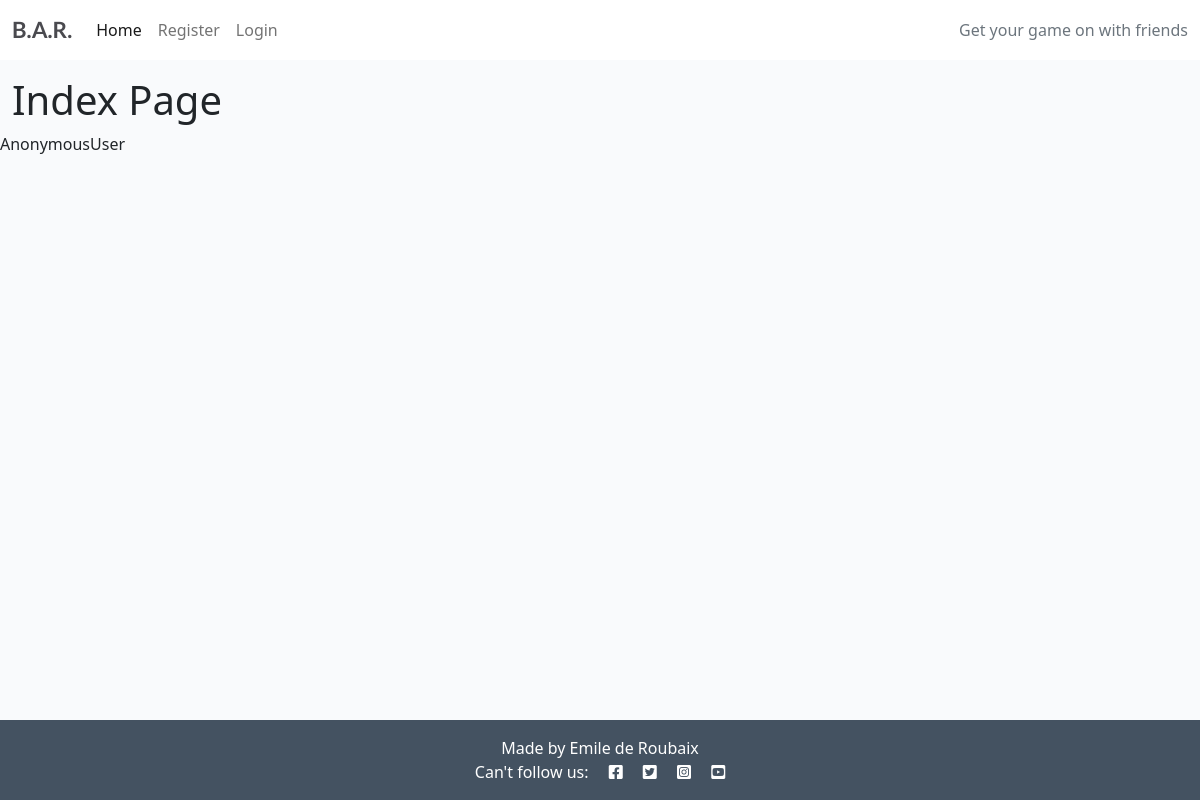
Before: / with the older database file.
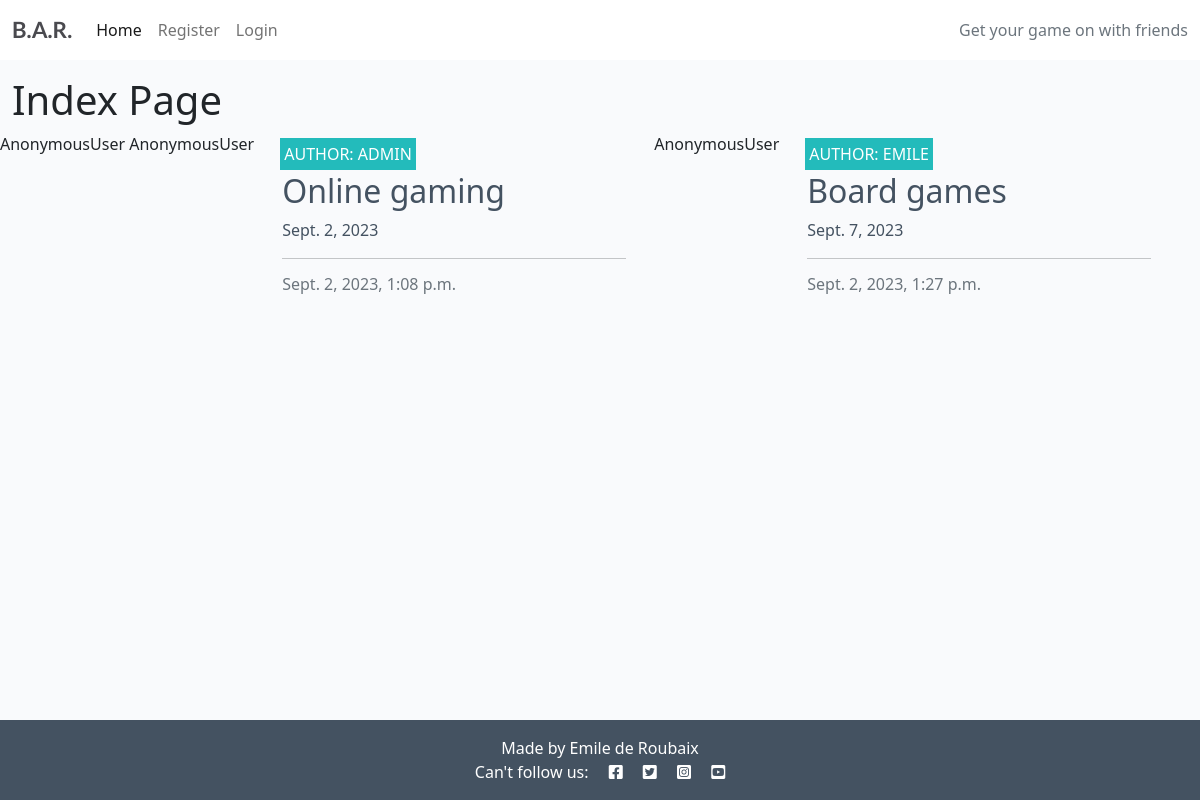
After: the same page with the newer database file.
### game_dates/models.py (models this page shows, shortened)
class Appointment(models.Model):
    user = models.ForeignKey(
        User, on_delete=models.CASCADE, null=True, blank=True)
    type = models.CharField(
        max_length=50, choices=SERVICE_CHOICES, default="Online gaming")
    day = models.DateField(default=datetime.now)
    time = models.CharField(
        max_length=24, choices=TIME_CHOICES)
    updated_on = models.DateTimeField(auto_now=True)
    content = models.TextField()
    created_on = models.DateTimeField(auto_now_add=True)
    approved = models.BooleanField(default=True)
    class Meta:
        ordering = ["-created_on"]

### game_dates/views.py (the view)
# urls.py: path('', views.index, name='index'),
def index(request):
    user = request.user
    appointments = Appointment.objects.order_by('day')
    return render(request, "index.html", {
        'appointments': appointments,
        'user': user,
    })

### game_dates/templates/index.html (shortened to what this page needs)
{% extends "base.html" %}
{% block content %}
<div class="container-fluid">
    <div class="row">
        <div class="col-12 mt-3 left">
            <div class="row">
                <h1>Index Page</h1>
                {{ user }}
                {% for appointment in appointments %}
                {{ user }}
                <div class="col-md-4">
                    <div class="card mb-4">
                        <div class="card-body">
                            <div class="image-container">
                                <div class="image-flash">
                                    <p class="author">Author: {{ appointment.user }}</p>
                                </div>
                            </div>
                            <a href="#" class="post-link">
                                <h2 class="card-title">{{ appointment.type }}</h2>
                                <p class="card-text">{{ appointment.day }}</p>
                            </a>
                            <hr />
                            <p class="card-text text-muted h6">{{ appointment.created_on }}
                        </div>
                    </div>
                </div>
                {% endfor %}
            </div>
        </div>
    </div>
</div>
{%endblock%}

### game_dates/templates/base.html (shortened to what this page needs)
{% load static %}
<!DOCTYPE html>
<html class="h-100">
<head>
    <link rel="stylesheet" href="https://cdnjs.cloudflare.com/ajax/libs/font-awesome/5.15.3/css/all.min.css">
    <link href="https://cdn.jsdelivr.net/npm/bootstrap@5.0.1/dist/css/bootstrap.min.css" rel="stylesheet"
>
    <link rel="stylesheet" href="{% static 'css/style.css' %}">
</head>
<body class="d-flex flex-column h-100 main-bg">
    <nav class="navbar navbar-expand-lg navbar-light bg-white">
        <div class="container-fluid">
            <a class="navbar-brand" href="#"><span class="brand">B.A.R.</span></a>
            <div class="collapse navbar-collapse" id="navbarText">
                <ul class="navbar-nav me-auto mb-2 mb-lg-0">
                    <li class="nav-item">
                        <a class="nav-link active" aria-current="page" href="{% url 'index' %}">Home</a>
                    </li>
                    {% if user.is_authenticated %}
                    <li class="nav-item">
                        <a class="nav-link" href="{% url 'booking' %}">Add Event</a>
                    </li>
                    <li class="nav-item">
                        <a class="nav-link" href="{% url 'organiserPanel' %}">Organiser's Panel</a>
                    </li>
                    <li class="nav-item dropdown">
                        <a class="nav-link active dropdown-toggle cHover" href="#" role="button" data-bs-toggle="dropdown" aria-expanded="false">
                          User
                        </a>
                        <ul class="dropdown-menu  border zNav">
                          <li><a class="dropdown-item" href="{% url 'userPanel' %}">User Panel</a></li>
                          <li><hr class=""></li>
                          <li><a class="dropdown-item" href="{% url 'logout' %}">Logout</a></li>
                        </ul>
                    </li>
                    {% else %}
                    <li class="nav-item">
                        <a class="nav-link" href="{% url 'register_user' %}">Register</a>
                    </li>
                    <li class="nav-item">
                        <a class="nav-link" href="{% url 'login' %}">Login</a>
                    </li>
                    {% endif %}
                </ul>
                <span class="navbar-text text-muted">
                    Get your game on with friends
                </span>
            </div>
        </div>
    </nav>
    <main class="flex-shrink-0 main-bg">
        {% block content %}{% endblock content %}
    </main>
    <footer class="footer mt-auto py-3 dark-bg">
        <p class="m-0 text-center text-white">Made by Emile de Roubaix</p>
        <p class="m-0 text-center text-white">Can't follow us: <i class="fab fa-facebook-square ms-3"></i>
            <i class="fab fa-twitter-square ms-3"></i>
            <i class="fab fa-instagram-square ms-3"></i>
            <i class="fab fa-youtube-square ms-3"></i></p>
    </footer>
</body>
</html>

### static/css/style.css (style rules this page uses)
body { background-color: #F9FAFC; }
.brand { font-family: Lato, sans-serif; font-size: 1.4rem; font-weight: 700; color: #4A4A4F; }
.dark-bg { background-color: #445261; }
.main-bg { background-color: #F9FAFC; }
.card { border: none; background-color: transparent; }
.image-container { position: relative; }
.image-flash { position: absolute; bottom: 5%; min-width: 30%; left: -2px; background-color: #23BBBB; }
.author { color: white; margin: 4px; text-transform: uppercase; }
.post-link { text-decoration: none; color: #445261; }

Changed rows visible on the page:
added Appointment: user "AnonymousUser", user "ADMIN", type "Online gaming", day "Sept. 2, 2023", created_on "Sept. 2, 2023, 1:08 p.m."
added Appointment: user "AnonymousUser", user "EMILE", type "Board games", day "Sept. 7, 2023", created_on "Sept. 2, 2023, 1:27 p.m."
